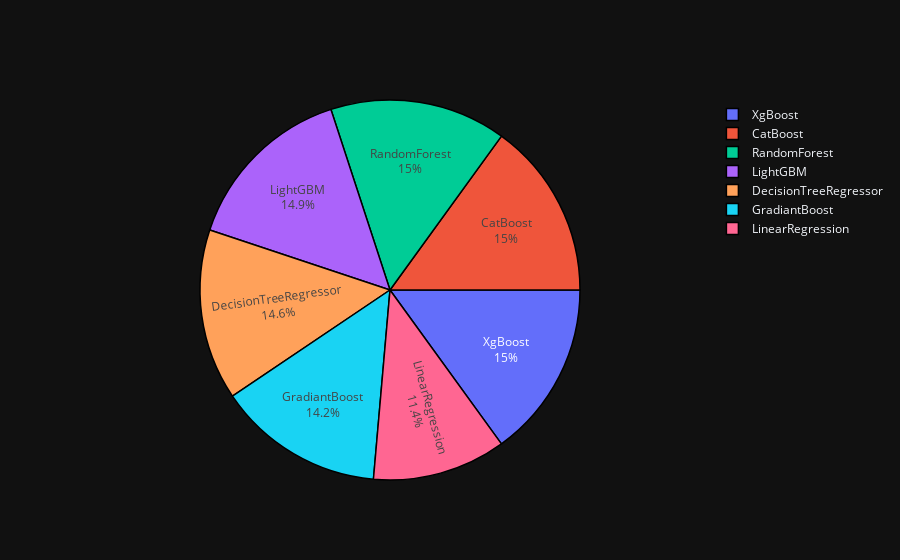

The notebook cell saved with this chart:
### Code cell
label = model_scores['Models']
value = model_scores['R2 Score']


fig = go.Figure(data=[go.Pie(labels = label, values = value, rotation = 90)])

fig.update_traces(textposition='inside',
                  textinfo='percent+label',
                  marker=dict(line=dict(color='#000000', width = 1.5)))

fig.update_layout(title_x=0.5,
                  title_font=dict(size=20),
                  uniformtext_minsize=15,template='plotly_dark')


fig.show()

### Figure 1 — Plotly figure (JSON) as saved in the notebook; plotly's stock layout.template omitted (floating-point values rounded to 4 significant figures)
{"data": [{"labels": ["XgBoost", "CatBoost", "RandomForest", "LightGBM", "DecisionTreeRegressor", "GradiantBoost", "LinearRegression"], "marker": {"line": {"color": "#000000", "width": 1.5}}, "rotation": 90, "textinfo": "percent+label", "textposition": "inside", "type": "pie", "values": [0.9581, 0.9577, 0.957, 0.9471, 0.9282, 0.9036, 0.7246]}], "layout": {"title": {"font": {"size": 20}, "x": 0.5}, "uniformtext": {"minsize": 15}}}
